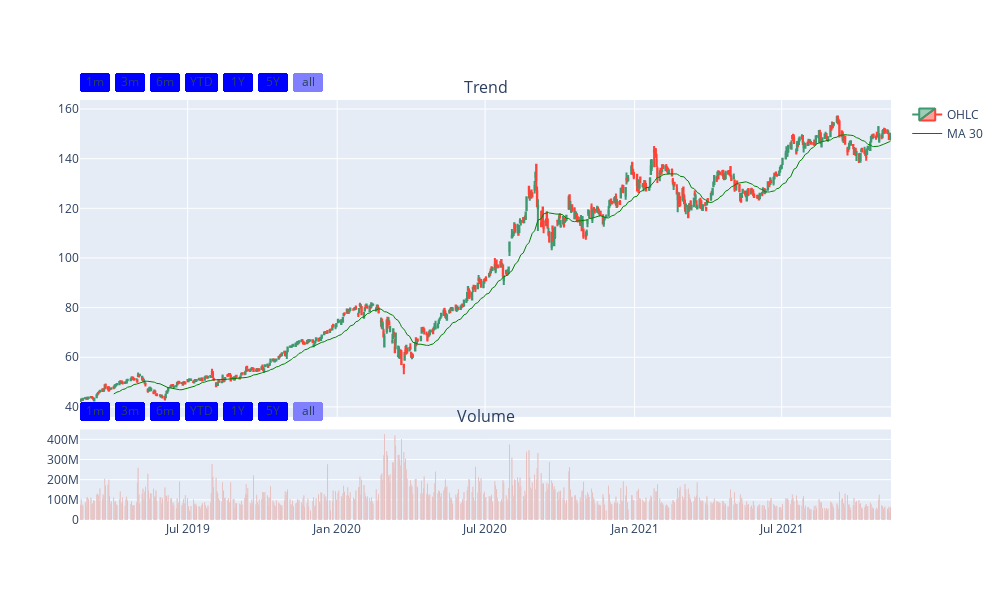

Notebook code for this chart:
### Code cell
plot_data = StockCurrentWeek('aapl', 30, "1d")
plot_data['MA30'] = plot_data.close.rolling(30).mean()

fig2 = make_subplots(specs=[[{"secondary_y": True}]])

# Create subplots and mention plot grid size
fig2 = make_subplots(rows=2, cols=1, shared_xaxes=True, 
            vertical_spacing=0.03, subplot_titles=('Trend', 'Volume'), 
            row_width=[0.2, 0.7])


# include candlestick with rangeselector
fig2.add_trace(go.Candlestick(x=plot_data.index,
                open=plot_data.open, high=plot_data.high,
                low=plot_data.low, close=plot_data.close, name='OHLC'), 
                row=1, col=1)

# include a go.Bar trace for volumes
fig2.add_trace(go.Bar(x=plot_data.index, y=plot_data.volume, showlegend=False, name = 'Volume'), row=2, col=1)
fig2.add_trace(go.Scatter(x=plot_data.index, y=plot_data.MA30, line=dict(color='green', width=1 ), name='MA 30'))

fig2.update(layout_xaxis_rangeslider_visible=False)
fig2.update_layout(height=600, width=1000)
fig2.update_xaxes(
rangeslider_visible=False, 
rangeselector=dict(
    buttons=list([
        dict(count=1, label="1m", step="month", stepmode="backward"),
        dict(count=3, label="3m", step="month", stepmode="backward"),
        dict(count=6, label="6m", step="month", stepmode="backward"),
        dict(count=1, label="YTD", step="year", stepmode="todate"),
        dict(count=1, label="1Y", step="year", stepmode="backward"),
        dict(count=5, label="5Y", step="year", stepmode="backward"),
        dict(step="all")
    ])
),rangeselector_bgcolor="blue"
)
fig2.show()

### Figure 1 — Plotly figure (JSON) as saved in the notebook; plotly's stock layout.template omitted (floating-point values rounded to 4 significant figures; data arrays with more than 128 entries replaced by an {"elided": "..."} marker saying what was removed)
{"data": [{"close": {"elided": "692 float values"}, "high": {"elided": "692 float values"}, "low": {"elided": "692 float values"}, "name": "OHLC", "open": {"elided": "692 float values"}, "type": "candlestick", "x": {"elided": "692 str values"}, "xaxis": "x", "yaxis": "y"}, {"name": "Volume", "showlegend": false, "type": "bar", "x": {"elided": "692 str values"}, "xaxis": "x2", "y": {"elided": "692 int values"}, "yaxis": "y2"}, {"line": {"color": "green", "width": 1}, "name": "MA 30", "type": "scatter", "x": {"elided": "692 str values"}, "y": {"elided": "692 float values"}}], "layout": {"annotations": [{"font": {"size": 16}, "showarrow": false, "text": "Trend", "x": 0.5, "xanchor": "center", "xref": "paper", "y": 1, "yanchor": "bottom", "yref": "paper"}, {"font": {"size": 16}, "showarrow": false, "text": "Volume", "x": 0.5, "xanchor": "center", "xref": "paper", "y": 0.2156, "yanchor": "bottom", "yref": "paper"}], "height": 600, "width": 1000, "xaxis": {"anchor": "y", "domain": [0, 1], "matches": "x2", "rangeselector": {"bgcolor": "blue", "buttons": [{"count": 1, "label": "1m", "step": "month", "stepmode": "backward"}, {"count": 3, "label": "3m", "step": "month", "stepmode": "backward"}, {"count": 6, "label": "6m", "step": "month", "stepmode": "backward"}, {"count": 1, "label": "YTD", "step": "year", "stepmode": "todate"}, {"count": 1, "label": "1Y", "step": "year", "stepmode": "backward"}, {"count": 5, "label": "5Y", "step": "year", "stepmode": "backward"}, {"step": "all"}]}, "rangeslider": {"visible": false}, "showticklabels": false}, "xaxis2": {"anchor": "y2", "domain": [0, 1], "rangeselector": {"bgcolor": "blue", "buttons": [{"count": 1, "label": "1m", "step": "month", "stepmode": "backward"}, {"count": 3, "label": "3m", "step": "month", "stepmode": "backward"}, {"count": 6, "label": "6m", "step": "month", "stepmode": "backward"}, {"count": 1, "label": "YTD", "step": "year", "stepmode": "todate"}, {"count": 1, "label": "1Y", "step": "year", "stepmode": "backward"}, {"count": 5, "label": "5Y", "step": "year", "stepmode": "backward"}, {"step": "all"}]}, "rangeslider": {"visible": false}}, "yaxis": {"anchor": "x", "domain": [0.2456, 1]}, "yaxis2": {"anchor": "x2", "domain": [0, 0.2156]}}}
